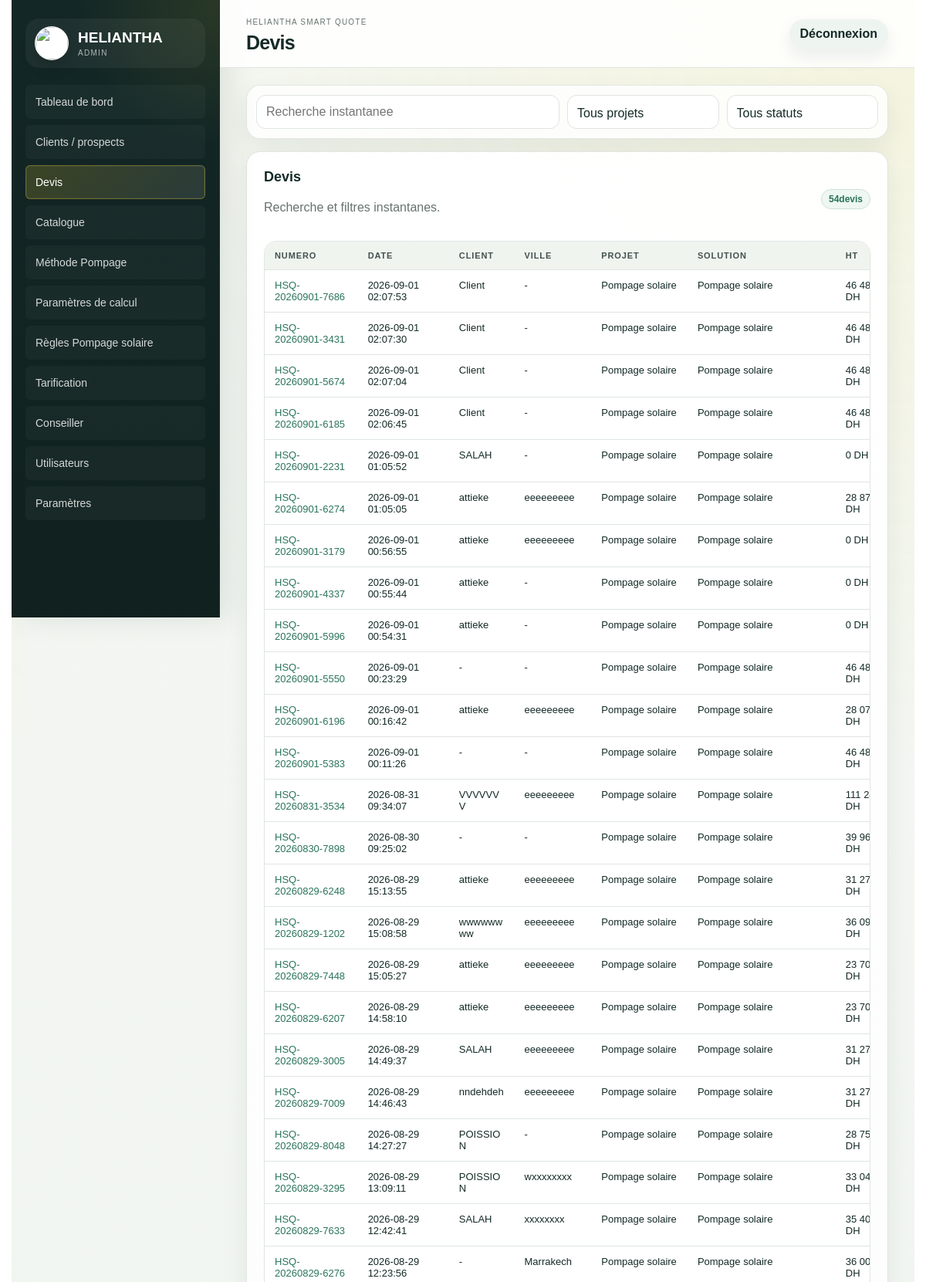
/admin/devis (signed in, upper part), run on the app's committed database.
### tables this page shows
CREATE TABLE quote_requests (
    id INTEGER PRIMARY KEY AUTOINCREMENT,
    quote_number TEXT NOT NULL UNIQUE,
    project TEXT NOT NULL,
    customer_name TEXT,
    phone TEXT,
    email TEXT,
    location TEXT,
    request_json TEXT NOT NULL,
    result_json TEXT NOT NULL,
    status TEXT NOT NULL DEFAULT 'Nouveau',
    created_at TEXT NOT NULL DEFAULT CURRENT_TIMESTAMP
, company TEXT, city TEXT, solution_name TEXT, amount_ht REAL, amount_ttc REAL, confidence INTEGER, reliability_json TEXT, calculation_detail_json TEXT, financial_breakdown_json TEXT, selected_equipment_json TEXT, calculator_versions_json TEXT, technical_parameters_json TEXT, quote_snapshot_json TEXT, technical_reference_json TEXT, updated_at TEXT, bom_json TEXT, technical_configuration_json TEXT, compatibility_json TEXT, product_selections_json TEXT, selected_offer_level TEXT);

### app/routes.py (the view)
@bp.get("/admin/devis")
def admin_quotes():
    quotes = list_quotes()
    return render_template(
        "admin/quotes.html",
        quotes=quotes,
        project_labels=PROJECT_LABELS,
        public_projects=PUBLIC_PROJECTS,
        statuses=QUOTE_STATUSES,
        filters=request.args,
    )

### app/db.py (called while the page is built)
def get_db():
    if "db" not in g:
        g.db = sqlite3.connect(current_app.config["DATABASE"])
        g.db.row_factory = sqlite3.Row
    return g.db

def ensure_schema(db=None):
    db = db or get_db()
    db.executescript(SCHEMA)
    _migrate_quote_requests(db)
    _migrate_products(db)
    _migrate_pump_curve_points(db)
    _migrate_calculation_parameters(db)
    _migrate_pumping_solar_rules(db)
    _migrate_public_tracking(db)
    _migrate_users(db)
    _migrate_advisor(db)
    _seed_defaults(db)
    db.commit()

def _migrate_quote_requests(db):
    existing = {row["name"] for row in db.execute("PRAGMA table_info(quote_requests)").fetchall()}
    for column, column_type in QUOTE_COLUMNS.items():
        if column not in existing:
            db.execute(f"ALTER TABLE quote_requests ADD COLUMN {column} {column_type}")

def _migrate_products(db):
    existing = {row["name"] for row in db.execute("PRAGMA table_info(products)").fetchall()}
    for column, column_type in PRODUCT_COLUMNS.items():
        if column not in existing:
            db.execute(f"ALTER TABLE products ADD COLUMN {column} {column_type}")
    db.execute(
        """CREATE INDEX IF NOT EXISTS idx_products_catalog_lookup
        ON products(active, category, brand, stock, priority)"""
    )

def _migrate_pump_curve_points(db):
    db.execute(
        """CREATE INDEX IF NOT EXISTS idx_pump_curve_points_lookup
        ON pump_curve_points(pump_id, flow_m3_h)"""
    )

def _migrate_calculation_parameters(db):
    existing = {row["name"] for row in db.execute("PRAGMA table_info(calculation_parameters)").fetchall()}
    for column, column_type in CALCULATION_PARAMETER_COLUMNS.items():
        if column not in existing:
            db.execute(f"ALTER TABLE calculation_parameters ADD COLUMN {column} {column_type}")

def _migrate_pumping_solar_rules(db):
    existing = {row["name"] for row in db.execute("PRAGMA table_info(pumping_solar_rules)").fetchall()}
    for column, column_type in PUMPING_SOLAR_RULE_COLUMNS.items():
        if column not in existing:
            db.execute(f"ALTER TABLE pumping_solar_rules ADD COLUMN {column} {column_type}")
    db.execute(
        """CREATE INDEX IF NOT EXISTS idx_pumping_solar_rules_lookup
        ON pumping_solar_rules(active, rule_type, pump_cv, panel_power_w, drive_power_kw, phase, sort_order)"""
    )

def dumps(value):
    return json.dumps(value, ensure_ascii=False)

### templates/admin/quotes.html (shortened to what this page needs)
{% extends "admin/base.html" %}
{% block page_title %}Devis{% endblock %}
{% block content %}
<form class="filters quote-filters quote-filter-panel" method="get" data-live-quote-filters>
  <input name="q" value="{{ filters.get('q', '') }}" placeholder="Recherche instantanee">
  <select name="project" aria-label="Projet">
    <option value="">Tous projets</option>
  </select>
  <select name="status" aria-label="Statut">
    <option value="">Tous statuts</option>
  </select>
</form>
<section class="panel quotes-panel">
  <div class="panel-head">
    <div>
      <h2>Devis</h2>
      <p class="muted">Recherche et filtres instantanes.</p>
    </div>
    <span class="status"><span data-live-quote-count>{{ quotes|length }}</span> devis</span>
  </div>
  <div class="table-wrap quotes-table-wrap">
    <table>
      <thead>
        <tr>
          <th>Numero</th>
          <th>Date</th>
          <th>Client</th>
          <th>Ville</th>
          <th>Projet</th>
          <th>Solution</th>
          <th>HT</th>
        </tr>
      </thead>
      <tbody>
        {% for q in quotes %}
        <tr
          data-quote-row
          data-project="{{ q.project or '' }}"
          data-status="{{ q.status or '' }}"
          data-search="{{ [q.quote_number, q.customer_name, q.phone, q.email, q.location, q.city, project_labels.get(q.project, q.project), q.solution_name, q.status]|select|join(' ')|lower }}"
        >
          <td><a href="{{ url_for('main.admin_quote_detail', quote_id=q.id) }}">{{ q.quote_number }}</a></td>
          <td>{{ q.created_at }}</td>
          <td>{{ q.customer_name or "-" }}</td>
          <td>{{ q.location or q.city or "-" }}</td>
          <td>{{ project_labels.get(q.project, q.project) }}</td>
          <td>{{ q.solution_name or "-" }}</td>
          <td>{{ "{:,.0f}".format(q.amount_ht or 0).replace(",", " ") }} DH</td>
        </tr>
        {% else %}
        <tr data-quote-empty><td colspan="8">Aucun devis trouve.</td></tr>
        {% endfor %}
      </tbody>
    </table>
  </div>
</section>
{% endblock %}

### templates/admin/base.html (shortened to what this page needs)
<!doctype html>
<html lang="fr">
<head>
  <link rel="stylesheet" href="{{ url_for('static', filename='css/admin.css') }}?v=20260901-1">
</head>
<body class="admin-app">
  <aside class="admin-sidebar" id="admin-sidebar">
    <a class="admin-brand" href="{{ url_for('main.admin_dashboard') }}">
      <span class="admin-mark" aria-hidden="true"><img class="admin-logo" src="{{ url_for('main.brand_image') }}" alt=""></span>
      <div><b>HELIANTHA</b><small>ADMIN</small></div>
    </a>
    <nav>
      <a class="admin-nav-link{% if request.endpoint == 'main.admin_dashboard' %} active{% endif %}" href="{{ url_for('main.admin_dashboard') }}">Tableau de bord</a>
      <a class="admin-nav-link{% if request.endpoint == 'main.admin_prospects' %} active{% endif %}" href="{{ url_for('main.admin_prospects') }}">Clients / prospects</a>
      <a class="admin-nav-link{% if request.endpoint == 'main.admin_quotes' %} active{% endif %}" href="{{ url_for('main.admin_quotes') }}">Devis</a>
      <a class="admin-nav-link{% if request.endpoint == 'main.admin_catalog' %} active{% endif %}" href="{{ url_for('main.admin_catalog') }}">Catalogue</a>
      <a class="admin-nav-link{% if request.endpoint == 'main.admin_pumping_method' %} active{% endif %}" href="{{ url_for('main.admin_pumping_method') }}">Méthode Pompage</a>
      <a class="admin-nav-link{% if request.endpoint == 'main.admin_calculation_parameters' %} active{% endif %}" href="{{ url_for('main.admin_calculation_parameters') }}">Paramètres de calcul</a>
      <a class="admin-nav-link{% if request.endpoint == 'main.admin_pumping_rules' %} active{% endif %}" href="{{ url_for('main.admin_pumping_rules') }}">Règles Pompage solaire</a>
      <a class="admin-nav-link{% if request.endpoint == 'main.admin_pricing' %} active{% endif %}" href="{{ url_for('main.admin_pricing') }}">Tarification</a>
      <a class="admin-nav-link{% if request.endpoint == 'main.admin_advisor' %} active{% endif %}" href="{{ url_for('main.admin_advisor') }}">Conseiller</a>
      <a class="admin-nav-link{% if request.endpoint == 'main.admin_users' %} active{% endif %}" href="{{ url_for('main.admin_users') }}">Utilisateurs</a>
      <a class="admin-nav-link{% if request.endpoint == 'main.admin_settings' %} active{% endif %}" href="{{ url_for('main.admin_settings') }}">Paramètres</a>
    </nav>
  </aside>
  <div class="admin-main">
    <header class="admin-topbar">
      <div>
        <small>HELIANTHA Smart Quote</small>
        <h1>{% block page_title %}Administration{% endblock %}</h1>
      </div>
      <div class="admin-topbar-actions">
        <form method="post" action="{{ url_for('main.admin_logout') }}">
          <button class="ghost-button" type="submit">Déconnexion</button>
        </form>
      </div>
    </header>
    <main class="admin-content">
      {% block content %}{% endblock %}
    </main>
  </div>
</body>
</html>

### data on the page
quote_requests: quote_number "HSQ-20260901-7686", created_at "2026-09-01 02:07:53", customer_name "Client", location+city "-", get "Pompage solaire", solution_name "Pompage solaire", amount_ht "46…"
quote_requests: quote_number "HSQ-20260901-3431", created_at "2026-09-01 02:07:30", customer_name "Client", location+city "-", get "Pompage solaire", solution_name "Pompage solaire", amount_ht "46…"
quote_requests: quote_number "HSQ-20260901-5674", created_at "2026-09-01 02:07:04", customer_name "Client", location+city "-", get "Pompage solaire", solution_name "Pompage solaire", amount_ht "46…"
quote_requests: quote_number "HSQ-20260901-6185", created_at "2026-09-01 02:06:45", customer_name "Client", location+city "-", get "Pompage solaire", solution_name "Pompage solaire", amount_ht "46…"
quote_requests: quote_number "HSQ-20260901-2231", created_at "2026-09-01 01:05:52", customer_name "SALAH", location+city "-", get "Pompage solaire", solution_name "Pompage solaire", amount_ht "0"
quote_requests: quote_number "HSQ-20260901-6274", created_at "2026-09-01 01:05:05", customer_name "attieke", location "eeeeeeeee", get "Pompage solaire", solution_name "Pompage solaire", amount_ht "28…"
quote_requests: quote_number "HSQ-20260901-3179", created_at "2026-09-01 00:56:55", customer_name "attieke", location "eeeeeeeee", get "Pompage solaire", solution_name "Pompage solaire", amount_ht "0"
quote_requests: quote_number "HSQ-20260901-4337", created_at "2026-09-01 00:55:44", customer_name "attieke", location+city "-", get "Pompage solaire", solution_name "Pompage solaire", amount_ht "0"
quote_requests: quote_number "HSQ-20260901-5996", created_at "2026-09-01 00:54:31", customer_name "attieke", location+city "-", get "Pompage solaire", solution_name "Pompage solaire", amount_ht "0"
quote_requests: quote_number "HSQ-20260901-5550", created_at "2026-09-01 00:23:29", customer_name "-", location+city "-", get "Pompage solaire", solution_name "Pompage solaire", amount_ht "46…"
quote_requests: quote_number "HSQ-20260901-6196", created_at "2026-09-01 00:16:42", customer_name "attieke", location "eeeeeeeee", get "Pompage solaire", solution_name "Pompage solaire", amount_ht "28…"
quote_requests: quote_number "HSQ-20260901-5383", created_at "2026-09-01 00:11:26", customer_name "-", location+city "-", get "Pompage solaire", solution_name "Pompage solaire", amount_ht "46…"
quote_requests: quote_number "HSQ-20260831-3534", created_at "2026-08-31 09:34:07", customer_name "VVVVVVV", location "eeeeeeeee", get "Pompage solaire", solution_name "Pompage solaire", amount_ht "111…"
quote_requests: quote_number "HSQ-20260830-7898", created_at "2026-08-30 09:25:02", customer_name "-", location+city "-", get "Pompage solaire", solution_name "Pompage solaire", amount_ht "39…"
quote_requests: quote_number "HSQ-20260829-6248", created_at "2026-08-29 15:13:55", customer_name "attieke", location "eeeeeeeee", get "Pompage solaire", solution_name "Pompage solaire", amount_ht "31…"
quote_requests: quote_number "HSQ-20260829-1202", created_at "2026-08-29 15:08:58", customer_name "wwwwwwww", location "eeeeeeeee", get "Pompage solaire", solution_name "Pompage solaire", amount_ht "36…"
quote_requests: quote_number "HSQ-20260829-7448", created_at "2026-08-29 15:05:27", customer_name "attieke", location "eeeeeeeee", get "Pompage solaire", solution_name "Pompage solaire", amount_ht "23…"
quote_requests: quote_number "HSQ-20260829-6207", created_at "2026-08-29 14:58:10", customer_name "attieke", location "eeeeeeeee", get "Pompage solaire", solution_name "Pompage solaire", amount_ht "23…"
quote_requests: quote_number "HSQ-20260829-3005", created_at "2026-08-29 14:49:37", customer_name "SALAH", location "eeeeeeeee", get "Pompage solaire", solution_name "Pompage solaire", amount_ht "31…"
quote_requests: quote_number "HSQ-20260829-7009", created_at "2026-08-29 14:46:43", customer_name "nndehdeh", location "eeeeeeeee", get "Pompage solaire", solution_name "Pompage solaire", amount_ht "31…"
quote_requests: quote_number "HSQ-20260829-8048", created_at "2026-08-29 14:27:27", customer_name "POISSION", location+city "-", get "Pompage solaire", solution_name "Pompage solaire", amount_ht "28…"
quote_requests: quote_number "HSQ-20260829-3295", created_at "2026-08-29 13:09:11", customer_name "POISSION", location "wxxxxxxxx", get "Pompage solaire", solution_name "Pompage solaire", amount_ht "33…"
quote_requests: quote_number "HSQ-20260829-7633", created_at "2026-08-29 12:42:41", customer_name "SALAH", location "xxxxxxxx", get "Pompage solaire", solution_name "Pompage solaire", amount_ht "35…"
quote_requests: quote_number "HSQ-20260829-6276", created_at "2026-08-29 12:23:56", customer_name "-", location+city "Marrakech", get "Pompage solaire", solution_name "Pompage solaire", amount_ht "36…"

### other printed values
{{ quotes|length }} "54"
